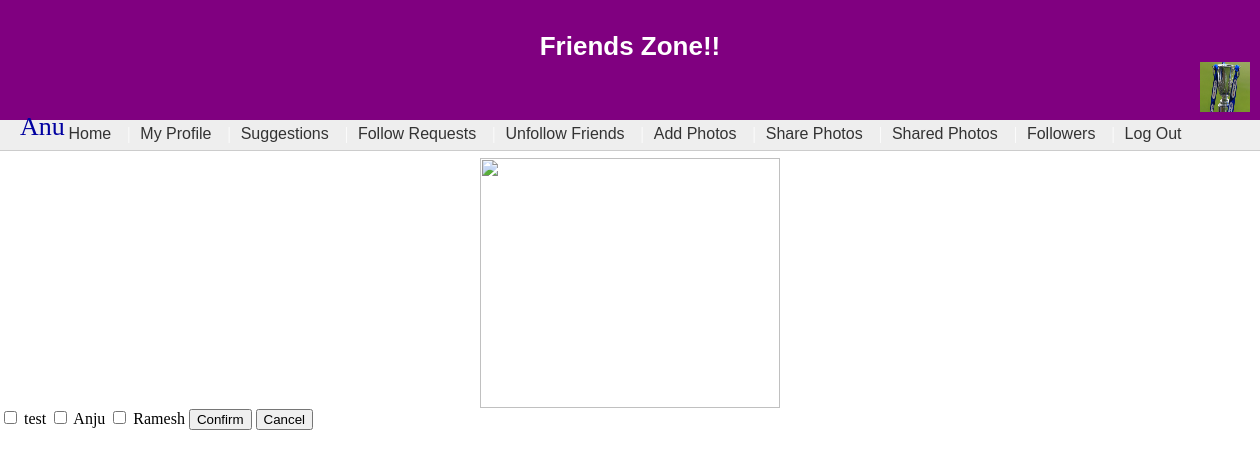
The page /User/share_photos1.php (signed in) on the database its author committed.
### tables this page shows
CREATE TABLE IF NOT EXISTS `user_reg` (
  `id` int(11) NOT NULL AUTO_INCREMENT,
  `fname` varchar(30) NOT NULL,
  `mname` varchar(30) NOT NULL,
  `lname` varchar(30) NOT NULL,
  `phone_no` bigint(20) NOT NULL,
  `email_id` varchar(50) NOT NULL,
  `password` varchar(50) NOT NULL,
  `dob` varchar(50) NOT NULL,
  `photo` varchar(220) NOT NULL,
  PRIMARY KEY (`id`)
);

CREATE TABLE IF NOT EXISTS `friend_requests` (
  `id` int(11) NOT NULL AUTO_INCREMENT,
  `request_from` varchar(70) NOT NULL,
  `request_to` varchar(70) NOT NULL,
  `request_datetime` timestamp NOT NULL DEFAULT CURRENT_TIMESTAMP ON UPDATE CURRENT_TIMESTAMP,
  `status` varchar(50) NOT NULL DEFAULT 'requested',
  `block_status` varchar(50) NOT NULL DEFAULT 'unblocked',
  `blocked_by` int(11) NOT NULL,
  PRIMARY KEY (`id`)
);

### User/share_photos1.php (the view, shortened to what this page needs)
<?php
include("../header.php");
include("user_mainmenu.php");
?>
<html>
<head>
<link rel="stylesheet" href="../header.css">
</head>
<body>
<?php
include("../db/connection.php");
?>
<?php
$result=mysqli_query($con,"SELECT * FROM photos WHERE id='$_POST[id]'");
$row=mysqli_fetch_array($result);
?>
<center>
<img src="<?php echo $row['photo_link']; ?>" width="300" height="250" style="margin-top:7px;">
</center>
<?php
$result1=mysqli_query($con,"SELECT * FROM friend_requests WHERE (request_to='$id' AND status='accepted' AND block_status='unblocked') OR (request_from='$id' AND status='accepted' AND block_status='unblocked')");
$count1=mysqli_num_rows($result1);
if($count1>=1)
{
	?>
    <form method="post">
    <?php
while($row1=mysqli_fetch_array($result1))
{
?>
  <?php
  $user_id=$row1['request_to'];
  if($user_id==$id)
  {
	$user_id=$row1['request_from'];
  }
  ?>
   <input type="checkbox" name="friends_id[]" value="<?php echo $user_id; ?>" multiple >
  <?php
  $result2=mysqli_query($con,"SELECT * FROM user_reg WHERE id='$user_id'");
  $row2=mysqli_fetch_array($result2);
  echo $row2['fname'];
  ?>
<?php
}
?>
<input type="submit" value="Confirm" name="share" id="button" />
<input type="button" value="Cancel" name="cancel" id="button" onClick="myfunction();" />
</form>
<?php } ?>
</body>
</html>

### header.php (shortened to what this page needs)
<?php
$id=$_SESSION['id'];
if($_SESSION['id']=="")
{
	?>
<title>Photo sharing web service</title>
<div id="header">
    <br />
      <center>
         <span id="head_white">
           Friends Zone!!
         </span>
 </center>
  </div>
  <?php
}
else
{
include("../db/connection.php");
$result=mysqli_query($con,"SELECT fname,photo FROM user_reg WHERE id='$id'");
$row=mysqli_fetch_array($result);
?>
<div id="header">
    <br />
      <center>
         <span id="head_white">
           Friends Zone!!
         </span>
 </center>
 <span style="margin-left:1200px;">
           <img src="<?php echo $row['photo']; ?>" width="50" height="50"><span style="color:#0000A0; margin-left:20px; font-family:'Comic Sans MS', cursive;"><?php echo $row['fname']; ?></span>
         </span>
  </div>
  <?php
}
?>

### header.css (style rules this page uses)
body { margin: 0px auto; }
#header { width:100%; height:120px; background: purple; color:#FFF; font-size:26px; font-family:Tahoma, Geneva, sans-serif; }
#head_white { color:#fff; font-size:26px; font-weight:bold; }

### rows shown on the page
user_reg: photo (picture), fname "Anu"
friend_requests: user_reg.fname "test"
friend_requests: user_reg.fname "Anju"
friend_requests: user_reg.fname "Ramesh"
